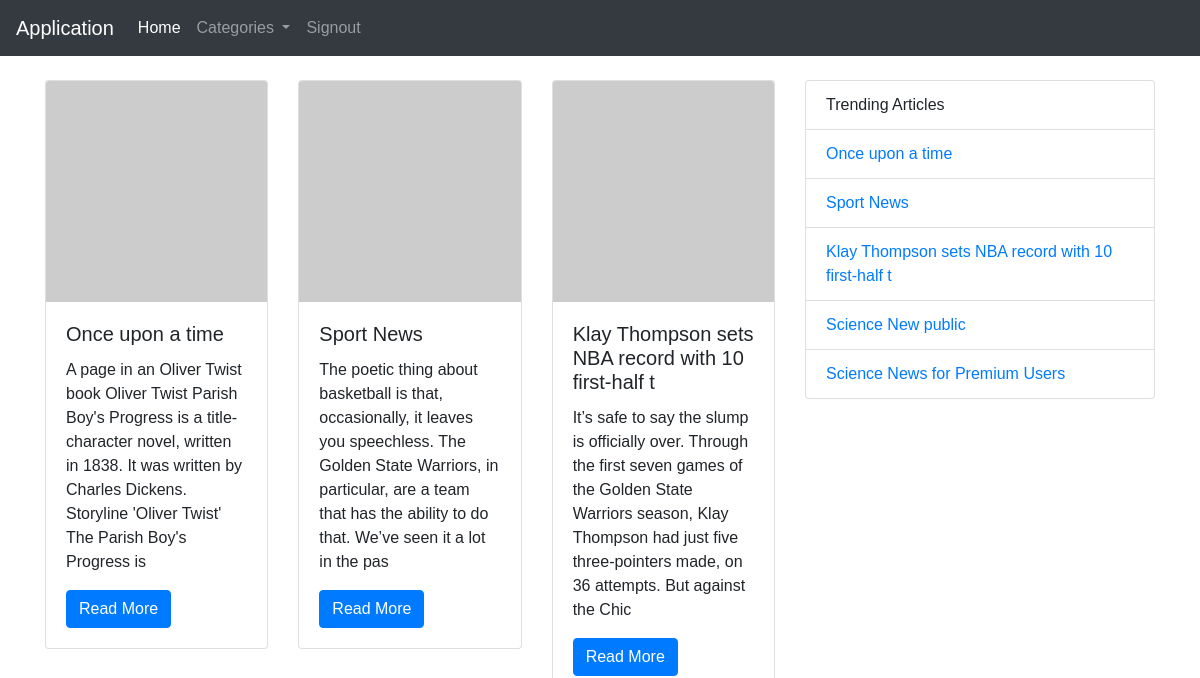
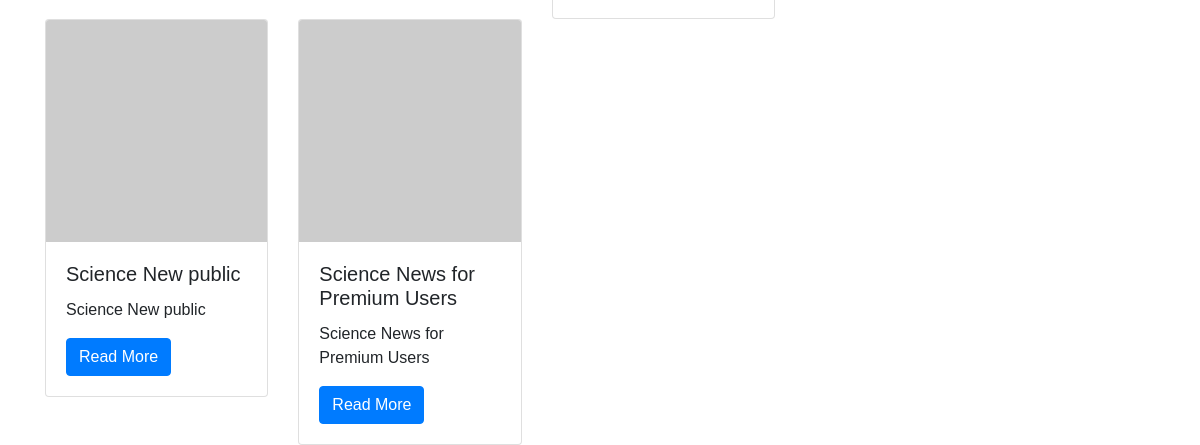
Before: / (signed in) with the older database file (2 pictures, top to bottom).
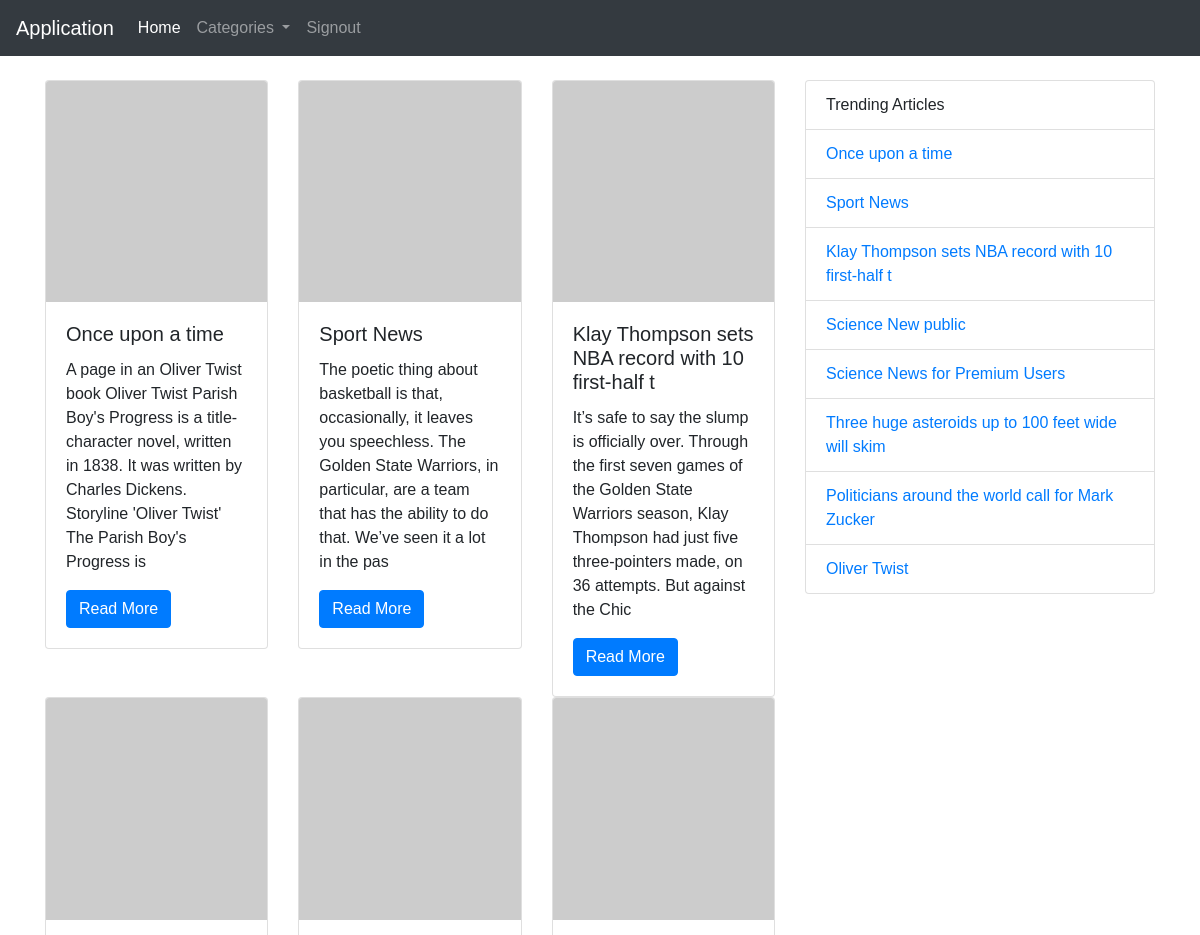
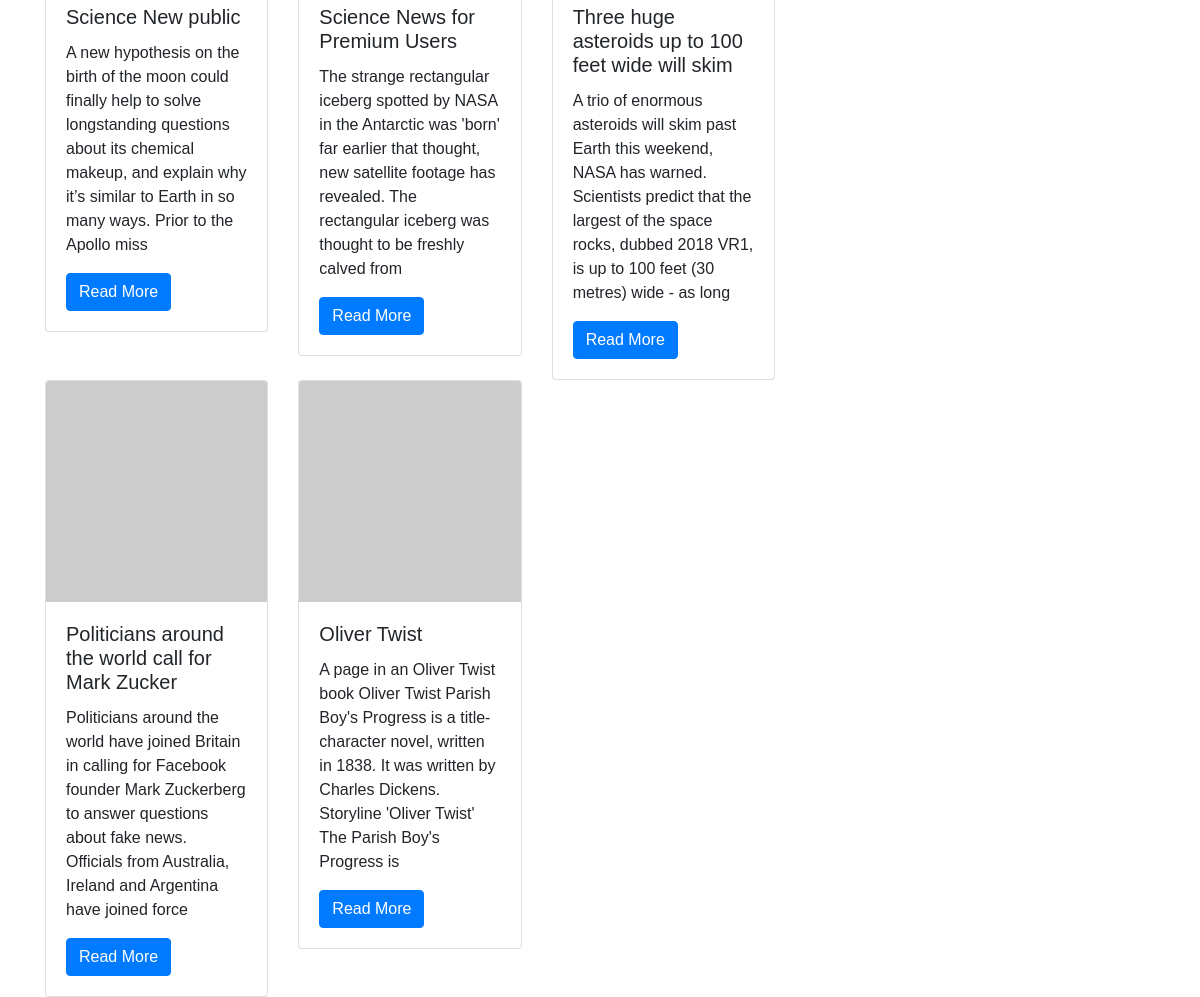
After: the same page with the newer database file (2 pictures, top to bottom).
### news/models.py (models this page shows, shortened)
class News(models.Model):
    id = models.AutoField(primary_key=True)
    title = models.CharField(null=True, max_length = 50)
    content = models.CharField(max_length=5000)
    publish_date = models.DateTimeField('date published')
    views = models.IntegerField(default=0)
    likes = models.IntegerField(default=0)
    category = models.ForeignKey(Category, null=True, on_delete=models.SET_NULL)
    content_type = models.ForeignKey(ContentType, null=True, on_delete=models.SET_NULL)

### news/views.py (the view, shortened to what this page needs)
# urls.py: 2. Add a URL to urlpatterns:  path('', views.home, name='home')
def home(request):
    if request.user.is_authenticated:
        categories = CategoryService().getAll()
        news = NewsService().getAll()
        context = {
            "categories":categories,
            "news":getPreviewNews(news),
            "trend":getPreviewNews(news)
        }
        return render(request, 'dashboard.html', context)

### news/models.py (called while the page is built)
    def __str__(self):
        return self.name

### news/service/news_service.py (called while the page is built)
    def getAll(self):
        try:
            news = News.objects.all()
        except news.DoesNotExist:
            raise Http404("News does not exist")
        return news

    def getAll(self):
        try:
            categories = Category.objects.all()
        except categories.DoesNotExist:
            raise Http404("Category does not exist")
        return categories

### news/views.py (called while the page is built)
def getPreviewNews(news):
    for item in news:
        item.content = item.content[0:200]
    return news

### news/template/dashboard.html
{% extends "base.html" %}
{% block navbar %}
{% include "logged-nav.html" %}
{% endblock %}
{% block content %}
        <div class="row">
            <div class="col-md-8">
                <div class="row">
                    {% for item in news %}
                    <div class="col-md-4">
                        <div class="card">
                            <img class="card-img-top" src="https://via.placeholder.com/150" alt="Card image cap">
                            <div class="card-body">
                            <h5 class="card-title">{{item.title}}</h5>
                            <p class="card-text">{{item.content}}</p>
                            <a href="{% url 'news-detail' item.id%}" class="btn btn-primary">Read More</a>
                            </div>
                        </div>
                    </div>
                    {% endfor %}
                </div>
            </div>
            <div class="col-md-4">
                <ul class="list-group">
                    <li class="list-group-item">Trending Articles</li>
                    {% for item in trend %}
                    <li class="list-group-item"><a href="{% url 'news-detail' item.id%} ">{{item.title}}</a></li>
                    {% endfor %}
                </ul>
            </div>
        </div>
{% endblock %}

Changed rows visible on the page:
changed News "Science New public": content "Science New public" → "A new hypothesis on the birth of the moon could finally help to solve longstanding questions about its chemical makeup, and explain why it’s similar to Earth in so many ways. Prior to the Apollo miss"
changed News "Science News for Premium Users": content "Science News for Premium Users" → "The strange rectangular iceberg spotted by NASA in the Antarctic was 'born' far earlier that thought, new satellite footage has revealed. The rectangular iceberg was thought to be freshly calved from"
added News: title "Three huge asteroids up to 100 feet wide will skim", content "A trio of enormous asteroids will skim past Earth this weekend, NASA has warned. Scientists predict that the largest of the space rocks, dubbed 2018 VR1, is up to 100 feet (30 metres) wide - as long"
added News: title "Politicians around the world call for Mark Zucker", content "Politicians around the world have joined Britain in calling for Facebook founder Mark Zuckerberg to answer questions about fake news. Officials from Australia, Ireland and Argentina have joined force"
added News: title "Oliver Twist", content "A page in an Oliver Twist book Oliver Twist Parish Boy's Progress is a title-character novel, written in 1838. It was written by Charles Dickens. Storyline 'Oliver Twist' The Parish Boy's Progress is"
